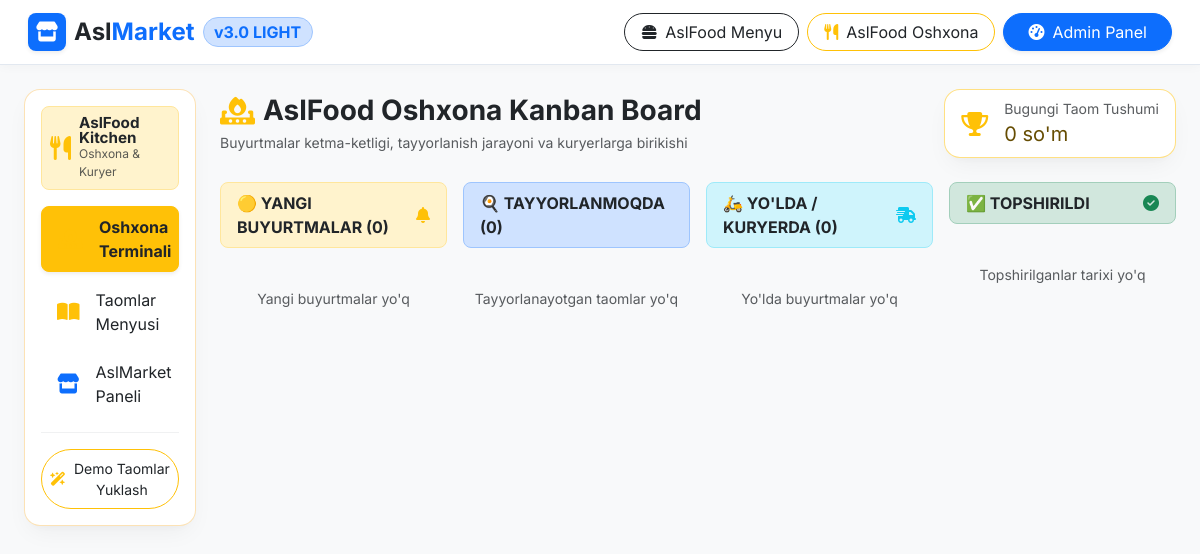
The app's page /aslfood/panel/, older data.
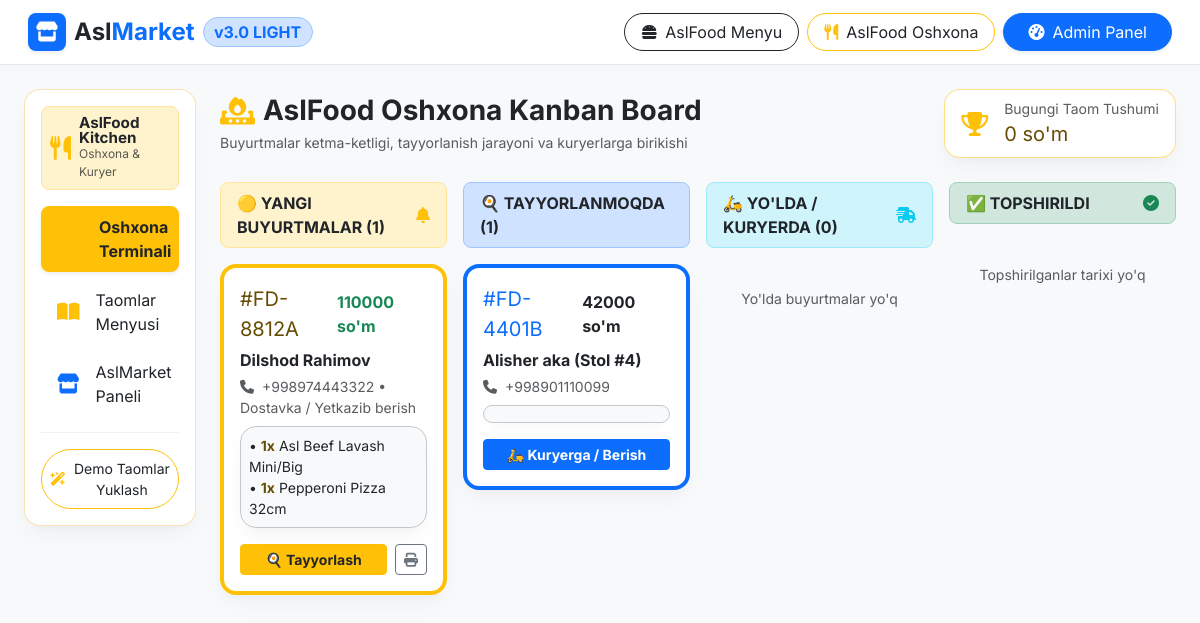
The same page, newer data.
### store/models.py (models this page shows, shortened)
class FoodOrder(models.Model):
    ORDER_STATUS = (
        ('new', 'Yangi Buyurtma 🟡'),
        ('preparing', 'Tayyorlanmoqda 🍳'),
        ('delivering', "Yo'lda / Kuryerda 🛵"),
        ('completed', 'Topshirildi ✅'),
        ('cancelled', 'Bekor qilindi 🔴'),
    )
    ORDER_TYPES = (
        ('delivery', 'Dostavka / Yetkazib berish'),
        ('pickup', 'Olib ketish / Takeaway'),
        ('table', 'Zalda / Table Order'),
    )
    order_code = models.CharField(max_length=50, unique=True, db_index=True, verbose_name="Buyurtma kodi")
    customer_name = models.CharField(max_length=150, verbose_name="Mijoz ismi")
    phone = models.CharField(max_length=30, verbose_name="Telefon raqam")
    delivery_address = models.CharField(max_length=255, blank=True, null=True, verbose_name="Dostavka manzili / Stol #")
    total_amount = models.DecimalField(max_digits=12, decimal_places=0, verbose_name="Jami summa")
    payment_method = models.CharField(max_length=20, default='naqd', verbose_name="To'lov usuli")
    order_type = models.CharField(max_length=20, choices=ORDER_TYPES, default='delivery', verbose_name="Buyurtma turi")
    status = models.CharField(max_length=20, choices=ORDER_STATUS, default='new', db_index=True, verbose_name="Buyurtma holati")
    comment = models.CharField(max_length=500, blank=True, null=True, verbose_name="Mijoz izohi")
    telegram_id = models.CharField(max_length=50, blank=True, null=True, db_index=True, verbose_name="Telegram ID")
    created_at = models.DateTimeField(default=timezone.now, verbose_name="Buyurtma vaqti")
    class Meta:
        verbose_name = "Taom Buyurtmasi"
        verbose_name_plural = "Taom Buyurtmalari"
        ordering = ['-created_at']

class FoodOrderItem(models.Model):
    order = models.ForeignKey(FoodOrder, on_delete=models.CASCADE, related_name="items")
    food_item = models.ForeignKey(FoodItem, on_delete=models.SET_NULL, null=True)
    food_name = models.CharField(max_length=200)
    quantity = models.IntegerField(default=1)
    unit_price = models.DecimalField(max_digits=12, decimal_places=0)

### store/views.py (the view)
# urls.py: path('aslfood/panel/', views.aslfood_dashboard, name='aslfood_dashboard'),
def aslfood_dashboard(request):
    new_orders = FoodOrder.objects.filter(status='new').order_by('created_at')
    preparing_orders = FoodOrder.objects.filter(status='preparing').order_by('created_at')
    delivering_orders = FoodOrder.objects.filter(status='delivering').order_by('created_at')
    completed_orders = FoodOrder.objects.filter(status='completed').order_by('-created_at')[:15]
    total_food_sales = FoodOrder.objects.filter(status='completed').aggregate(total=Sum('total_amount'))['total'] or 0
    context = {
        'new_orders': new_orders,
        'preparing_orders': preparing_orders,
        'delivering_orders': delivering_orders,
        'completed_orders': completed_orders,
        'total_food_sales': total_food_sales,
    }
    return render(request, 'aslfood/dashboard.html', context)

### templates/aslfood/dashboard.html (shortened to what this page needs)
{% extends 'aslfood/food_panel_base.html' %}
{% block panel_content %}
<div class="d-flex flex-wrap align-items-center justify-content-between gap-3 mb-4">
    <div>
        <h3 class="fw-bold text-dark mb-1 d-flex align-items-center gap-2">
            <i class="fa-solid fa-fire-burner text-warning"></i> AslFood Oshxona Kanban Board
        </h3>
        <p class="text-muted small mb-0">Buyurtmalar ketma-ketligi, tayyorlanish jarayoni va kuryerlarga birikishi</p>
    </div>
    <div class="glass-card p-2 px-3 d-flex align-items-center gap-3 border-warning border-opacity-50 bg-white">
        <i class="fa-solid fa-trophy fs-4 text-warning"></i>
        <div>
            <div class="text-muted small">Bugungi Taom Tushumi</div>
            <div class="fs-5 fw-extrabold text-warning-emphasis">{{ total_food_sales|floatformat:0 }} so'm</div>
        </div>
    </div>
</div>
<div class="row g-3 align-items-start">
    <div class="col-12 col-md-6 col-xl-3">
        <div class="p-2 px-3 rounded-3 bg-warning-subtle text-dark border border-warning-subtle fw-bold mb-3 d-flex justify-content-between align-items-center">
            <span>🟡 YANGI BUYURTMALAR ({{ new_orders.count }})</span>
            <i class="fa-solid fa-bell text-warning"></i>
        </div>
        <div class="d-flex flex-column gap-3">
            {% for order in new_orders %}
                <div class="glass-card p-3 border-start border-4 border-warning bg-white">
                    <div class="d-flex justify-content-between align-items-center mb-1">
                        <span class="fw-extrabold text-warning-emphasis fs-5">#{{ order.order_code }}</span>
                        <span class="fw-bold text-success">{{ order.total_amount|floatformat:0 }} so'm</span>
                    </div>
                    <div class="fw-bold text-dark mb-1">{{ order.customer_name }}</div>
                    <div class="text-muted small mb-2"><i class="fa-solid fa-phone me-1"></i> {{ order.phone }} • {{ order.get_order_type_display }}</div>
                    <div class="glass-card p-2 mb-3 bg-light border-secondary-subtle small">
                        {% for item in order.items.all %}
                            <div class="text-dark">• <strong class="text-warning-emphasis">{{ item.quantity }}x</strong> {{ item.food_name }}</div>
                        {% endfor %}
                    </div>
                    <div class="d-flex gap-2">
                        <button onclick="updateOrderStatus({{ order.id }}, 'preparing')" class="btn btn-warning text-dark btn-sm flex-grow-1 fw-bold">
                            🍳 Tayyorlash
                        </button>
                        <a href="{% url 'aslfood_receipt_view' order.id %}" target="_blank" class="btn btn-outline-secondary btn-sm"><i class="fa-solid fa-print"></i></a>
                    </div>
                </div>
            {% empty %}
                <div class="text-center text-muted py-4 small">Yangi buyurtmalar yo'q</div>
            {% endfor %}
        </div>
    </div>
    <div class="col-12 col-md-6 col-xl-3">
        <div class="p-2 px-3 rounded-3 bg-primary-subtle text-dark border border-primary-subtle fw-bold mb-3 d-flex justify-content-between align-items-center">
            <span>🍳 TAYYORLANMOQDA ({{ preparing_orders.count }})</span>
        </div>
        <div class="d-flex flex-column gap-3">
            {% for order in preparing_orders %}
                <div class="glass-card p-3 border-start border-4 border-primary bg-white">
                    <div class="d-flex justify-content-between align-items-center mb-1">
                        <span class="fw-extrabold text-primary fs-5">#{{ order.order_code }}</span>
                        <span class="fw-bold text-dark">{{ order.total_amount|floatformat:0 }} so'm</span>
                    </div>
                    <div class="fw-bold text-dark mb-1">{{ order.customer_name }}</div>
                    <div class="text-muted small mb-2"><i class="fa-solid fa-phone me-1"></i> {{ order.phone }}</div>
                    <div class="glass-card p-2 mb-3 bg-light border-secondary-subtle small">
                    </div>
                    <button onclick="updateOrderStatus({{ order.id }}, 'delivering')" class="btn btn-primary btn-sm w-100 fw-bold">
                        🛵 Kuryerga / Berish
                    </button>
                </div>
            {% empty %}
                <div class="text-center text-muted py-4 small">Tayyorlanayotgan taomlar yo'q</div>
            {% endfor %}
        </div>
    </div>
    <div class="col-12 col-md-6 col-xl-3">
        <div class="p-2 px-3 rounded-3 bg-info-subtle text-dark border border-info-subtle fw-bold mb-3 d-flex justify-content-between align-items-center">
            <span>🛵 YO'LDA / KURYERDA ({{ delivering_orders.count }})</span>
            <i class="fa-solid fa-truck-fast text-info"></i>
        </div>
        <div class="d-flex flex-column gap-3">
            {% for order in delivering_orders %}
                <div class="glass-card p-3 border-start border-4 border-info bg-white">
                    <div class="d-flex justify-content-between align-items-center mb-1">
                        <span class="fw-extrabold text-info fs-5">#{{ order.order_code }}</span>
                        <span class="fw-bold text-dark">{{ order.total_amount|floatformat:0 }} so'm</span>
                    </div>
                    <div class="fw-bold text-dark mb-1">{{ order.customer_name }}</div>
                    <div class="text-muted small mb-2"><i class="fa-solid fa-location-dot me-1"></i> {{ order.delivery_address|default:"Manzil yo'q" }}</div>
                    <button onclick="updateOrderStatus({{ order.id }}, 'completed')" class="btn btn-info text-dark btn-sm w-100 fw-bold">
                        ✅ Topshirildi (Yakunlash)
                    </button>
                </div>
            {% empty %}
                <div class="text-center text-muted py-4 small">Yo'lda buyurtmalar yo'q</div>
            {% endfor %}
        </div>
    </div>
    <div class="col-12 col-md-6 col-xl-3">
        <div class="p-2 px-3 rounded-3 bg-success-subtle text-dark border border-success-subtle fw-bold mb-3 d-flex justify-content-between align-items-center">
            <span>✅ TOPSHIRILDI</span>
            <i class="fa-solid fa-circle-check text-success"></i>
        </div>
        <div class="d-flex flex-column gap-2">
            {% for order in completed_orders %}
                <div class="glass-card p-2 px-3 border-start border-3 border-success bg-white">
                    <div class="d-flex justify-content-between small fw-bold">
                        <span class="text-dark">#{{ order.order_code }} - {{ order.customer_name }}</span>
                        <span class="text-success">{{ order.total_amount|floatformat:0 }} so'm</span>
                    </div>
                    <div class="text-muted small" style="font-size: 0.75rem;">{{ order.created_at|date:"H:i" }} ga yakunlandi</div>
                </div>
            {% empty %}
                <div class="text-center text-muted py-4 small">Topshirilganlar tarixi yo'q</div>
            {% endfor %}
        </div>
    </div>
</div>
{% endblock %}

### templates/aslfood/food_panel_base.html
{% extends 'base.html' %}
{% block content %}
<div class="container-fluid py-4 px-3 px-lg-4">
    <div class="row g-4">
        <div class="col-12 col-lg-3 col-xl-2">
            <div class="glass-card p-3 d-flex flex-column gap-2 sticky-top bg-white" style="top: 80px; border-color: rgba(245, 158, 11, 0.3);">
                <div class="p-2 rounded-3 bg-warning-subtle text-dark border border-warning-subtle d-flex align-items-center gap-2 mb-2">
                    <i class="fa-solid fa-utensils fs-4 text-warning"></i>
                    <div>
                        <div class="fw-bold lh-1 text-dark" style="font-size: 0.95rem;">AslFood Kitchen</div>
                        <div class="text-muted" style="font-size: 0.75rem;">Oshxona & Kuryer</div>
                    </div>
                </div>
                <a href="{% url 'aslfood_dashboard' %}" class="btn text-start d-flex align-items-center gap-3 px-3 py-2 rounded-3 {% if request.resolver_match.url_name == 'aslfood_dashboard' %}btn-warning text-dark fw-bold shadow-sm{% else %}btn-outline-secondary border-0 text-dark{% endif %}">
                    <i class="fa-solid fa-fire-burner fs-5 w-24 text-warning"></i>
                    <span>Oshxona Terminali</span>
                </a>
                <a href="{% url 'aslfood_menu_list' %}" class="btn text-start d-flex align-items-center gap-3 px-3 py-2 rounded-3 {% if request.resolver_match.url_name == 'aslfood_menu_list' %}btn-warning text-dark fw-bold shadow-sm{% else %}btn-outline-secondary border-0 text-dark{% endif %}">
                    <i class="fa-solid fa-book-open fs-5 w-24 text-warning"></i>
                    <span>Taomlar Menyusi</span>
                </a>
                <a href="{% url 'dashboard' %}" class="btn text-start d-flex align-items-center gap-3 px-3 py-2 rounded-3 btn-outline-secondary border-0 text-dark">
                    <i class="fa-solid fa-store fs-5 w-24 text-primary"></i>
                    <span>AslMarket Paneli</span>
                </a>
                <hr class="border-secondary-subtle my-2">
                <a href="{% url 'aslfood_seed_data' %}" class="btn btn-outline-warning text-dark btn-sm rounded-pill d-flex align-items-center justify-content-center gap-2 py-2">
                    <i class="fa-solid fa-wand-magic-sparkles text-warning"></i> Demo Taomlar Yuklash
                </a>
            </div>
        </div>
        <div class="col-12 col-lg-9 col-xl-10">
            {% block panel_content %}{% endblock %}
        </div>
    </div>
</div>
{% endblock %}

### templates/base.html (shortened to what this page needs)
{% load static %}
<!DOCTYPE html>
<html lang="uz">
<head>
    <link href="https://cdn.jsdelivr.net/npm/bootstrap@5.3.2/dist/css/bootstrap.min.css" rel="stylesheet">
    <link rel="stylesheet" href="https://cdnjs.cloudflare.com/ajax/libs/font-awesome/6.4.2/css/all.min.css">
    <link rel="stylesheet" href="{% static 'css/style.css' %}">
</head>
<body class="bg-body-tertiary text-dark">
    <nav class="navbar navbar-expand-lg glass-nav sticky-top py-2 px-3">
        <div class="container-fluid">
            <a class="navbar-brand d-flex align-items-center gap-2 fw-bold text-dark fs-4" href="{% url 'storefront' %}">
                <div class="bg-primary text-white p-2 rounded-3 d-flex align-items-center justify-content-center shadow-sm" style="width: 38px; height: 38px;">
                    <i class="fa-solid fa-store fs-5"></i>
                </div>
                <span>Asl<span class="text-primary">Market</span></span>
                <span class="badge bg-primary-subtle text-primary border border-primary-subtle fs-6 rounded-pill">v3.0 LIGHT</span>
            </a>
            <div class="collapse navbar-collapse" id="topNav">
                <div class="navbar-nav ms-auto d-flex align-items-center gap-2 mt-3 mt-lg-0">
                    <a class="btn btn-outline-dark rounded-pill px-3 d-flex align-items-center gap-2 {% if request.resolver_match.url_name == 'storefront' %}active bg-dark text-white{% endif %}" href="{% url 'storefront' %}">
                        <i class="fa-solid fa-burger"></i> AslFood Menyu
                    </a>
                    <a class="btn btn-outline-warning text-dark border-warning rounded-pill px-3 d-flex align-items-center gap-2" href="{% url 'aslfood_dashboard' %}">
                        <i class="fa-solid fa-utensils text-warning"></i> AslFood Oshxona
                    </a>
                    <a class="btn btn-primary rounded-pill px-4 d-flex align-items-center gap-2 shadow-sm" href="{% url 'dashboard' %}">
                        <i class="fa-solid fa-gauge-high"></i> Admin Panel
                    </a>
                </div>
            </div>
        </div>
    </nav>
    <main>
        {% block content %}{% endblock %}
    </main>
</body>
</html>

### static/css/style.css (style rules this page uses)
:root { --bg-body: #f8fafc; --bg-card: #ffffff; --bg-card-border: #e2e8f0; --primary: #4f46e5; --primary-hover: #4338ca; --success: #059669; --warning: #d97706; --danger: #dc2626; --info: #0284c7; --text-main: #0f172a; --text-muted: #64748b; --radius-lg: 16px; --radius-md: 10px; --shadow-soft: 0 10px 25px -5px rgba(0, 0, 0, 0.05), 0 8px 10px -6px rgba(0, 0, 0, 0.03); }
body { background-color: var(--bg-body); color: var(--text-main); font-family: 'Inter', system-ui, -apple-system, sans-serif; min-height: 100vh; }
.glass-card { background: var(--bg-card); backdrop-filter: blur(12px); -webkit-backdrop-filter: blur(12px); border: 1px solid var(--bg-card-border); border-radius: var(--radius-lg); box-shadow: var(--shadow-soft); transition: all 0.25s ease-in-out; }
.glass-nav { background: rgba(255, 255, 255, 0.92); backdrop-filter: blur(12px); border-bottom: 1px solid var(--bg-card-border); box-shadow: 0 2px 10px rgba(0, 0, 0, 0.03); }

Row changes from the older to the newer data that the page shows:
added FoodOrder: order_code "FD-8812A", total_amount "110000", customer_name "Dilshod Rahimov", phone "+998974443322", order_type "Dostavka / Yetkazib berish", shown under "AslFood Oshxona Kanban Board"
added FoodOrderItem: quantity "1", food_name "Asl Beef Lavash Mini/Big"
added FoodOrderItem: quantity "1", food_name "Pepperoni Pizza 32cm"
added FoodOrder: order_code "FD-4401B", total_amount "42000", customer_name "Alisher aka (Stol #4)", phone "+998901110099"
Text that changed along with them:
{{ new_orders.count }}: "0" → "1"
{{ preparing_orders.count }}: "0" → "1"
text no longer shown: "Yangi buyurtmalar yo'q Tayyorlanayotgan taomlar yo'q"
